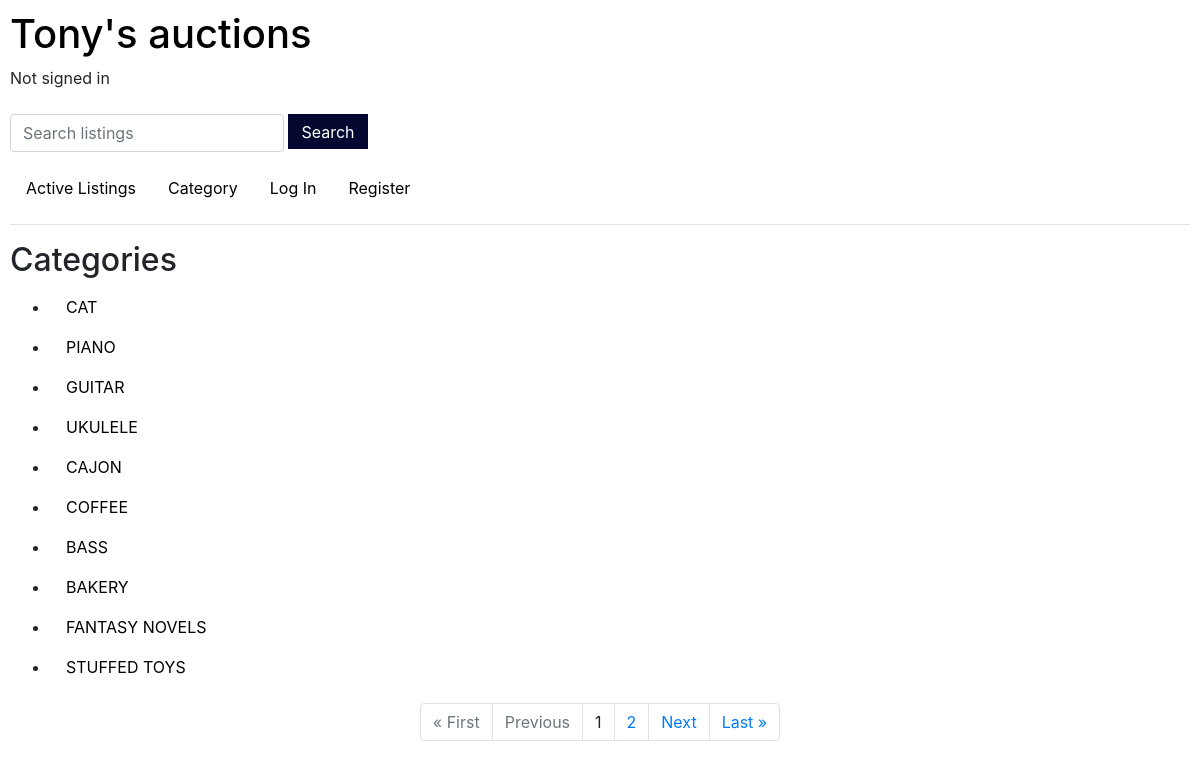
The page /category on the database its author committed.
### auctions/models.py (models this page shows, shortened)
class Listings(models.Model):
    title = models.CharField(max_length=255, primary_key=True) # listing title
    description = models.CharField(max_length=2048) # listing description and details
    category = models.CharField(max_length=64, default="") # listing category
    picture = models.CharField(max_length=2048) # listing picture to be retrieved from url
    bid = models.DecimalField(max_digits=19, decimal_places=2) # starting bid
    time = models.DateTimeField(auto_now=True) # time of listing
    watchlist = models.ManyToManyField(User, blank=True, related_name="watchlist")
    user = models.ForeignKey(User, on_delete=models.CASCADE, related_name="users_listings") # user who lists
    active = models.BooleanField(default=True) # active/passive listings

### auctions/views.py (the view)
# urls.py: path("category", views.category, name="category"), # show a list of categories
def category(request):
    category = list(dict.fromkeys(Listings.objects.exclude(
        active=False).values_list('category', flat=True)))
    paginator = Paginator(category, 10)
    page_number = request.GET.get('page')
    page_obj = paginator.get_page(page_number)
    if request.user.is_authenticated:
        return render(request, "auctions/category.html", {
            "categories": page_obj,
            "watchlist_count": request.user.watchlist.count(),
            "bidding_count": Listings.objects.filter(title__in=Bids.objects.filter(user=request.user).values_list('listing', flat=True)).count(),
            "listing_count": request.user.users_listings.count()
        })
    else:
        return render(request, "auctions/category.html", {
            "categories": page_obj
        })

### auctions/templates/auctions/category.html (shortened to what this page needs)
{% extends "auctions/layout.html" %}
{% block body %}
    <h2>Categories</h2>
    <ul>
    {% for category in categories.object_list %}
        <li><a class="nav-link" href="{% url 'get_category' category %}">{{category}}</a></li>
    {% endfor %}
    </ul>
    <div class="container">
        <ul class="pagination justify-content-center">
            {% if categories.has_previous %}
                <li class="page-item"><a href="?page=1" class="page-link">&laquo; First</a></li>
                <li class="page-item"><a href="?page={{ categories.previous_page_number }}" class="page-link">Previous</a></li>
            {% else %}
            <li class="page-item disabled"><a class="page-link">&laquo; First</a></li>
            <li class="page-item disabled"><a class="page-link">Previous</a></li>
            {% endif %}
            {% if categories.number %}
                <li class="page-item"><a class="page-link">{{ categories.number }}</a></li>
                {% if categories.has_next %}
                    <li class="page-item"><a href="?page={{ categories.next_page_number }}" class="page-link">{{ categories.next_page_number }}</a></li>
                {% endif %}
            {% else %}
            <li class="page-item"><a class="page-link">0</a></li>
            {% endif %}
            {% if categories.has_next %}
            <li class="page-item"><a href="?page={{ categories.next_page_number }}" class="page-link">Next</a></li>
            <li class="page-item"><a href="?page={{ categories.paginator.num_pages }}" class="page-link">Last &raquo;</a></li>
            {% else %}
            <li class="page-item disabled"><a class="page-link">Next</a></li>
            <li class="page-item disabled"><a class="page-link">Last &raquo;</a></li>
            {% endif %}
        </ul>
    </div>
{% endblock %}

### auctions/templates/auctions/layout.html (shortened to what this page needs)
{% load static %}
<!DOCTYPE html>
<html lang="en">
    <head>
        <link rel="stylesheet" href="https://stackpath.bootstrapcdn.com/bootstrap/4.4.1/css/bootstrap.min.css">
        <link href="{% static 'auctions/styles.css' %}" rel="stylesheet">
    </head>
    <body>
        <a class="logo" href="{% url 'index' %}"><h1>Tony's auctions</h1></a>
        <div class="signed_in_as">
            {% if user.is_authenticated %}
                Signed in as <a class="logo" href="{% url 'my_listings' %}"><strong>{{ user.username.capitalize }}</strong></a>
            {% else %}
                Not signed in
            {% endif %}
        </div>
            <form action="{% url 'search' %}" method="POST">
                <ul class="nav">
                    <li>
                        <div class="form-group">
                            <input class="form-control" type="text" name="q" placeholder="Search listings">
                        </div>
                    </li>
                    <li>
                        <input type="submit" class="search_button" value="Search">
                    </li>
                </ul>
            </form>
        <ul class="nav">
            <li class="nav-item">
                <a class="nav-link" href="{% url 'index' %}">Active Listings</a>
            </li>
            {% if user.is_authenticated %}
                <li class="nav-item">
                    <a class="nav-link" href="{% url 'category' %}">Category</a>
                </li>
                <li class="nav-item">
                    <a class="nav-link" href="{% url 'watchlist' user.username %}">Watchlist ({{watchlist_count}})</a>
                </li>
                <li class="nav-item">
                    <a class="nav-link" href="{% url 'bid_list' %}">My Biddings ({{bidding_count}})</a>
                </li>
                <li class="nav-item">
                    <a class="nav-link" href="{% url 'create' %}">Create Listings</a>
                </li>
                <li class="nav-item">
                    <a class="nav-link" href="{% url 'my_listings' %}">My Listings ({{listing_count}})</a>
                </li>
                <li class="nav-item">
                    <a class="nav-link" href="{% url 'logout' %}">Log Out</a>
                </li>
                <li class="nav-item">
                    <a class="nav-link" href="{% url 'change_password' %}">Change Password</a>
                </li>
            {% else %}
                <li class="nav-item">
                    <a class="nav-link" href="{% url 'category' %}">Category</a>
                </li>
                <li class="nav-item">
                    <a class="nav-link" href="{% url 'login' %}">Log In</a>
                </li>
                <li class="nav-item">
                    <a class="nav-link" href="{% url 'register' %}">Register</a>
                </li>
            {% endif %}
        </ul>
        <hr>
        {% block body %}
        {% endblock %}
    </body>
</html>

### auctions/static/auctions/styles.css (style rules this page uses)
body { padding: 10px; }
.logo { color: initial; display: inline-block; }
.signed_in_as { margin-bottom: 2%; }
.nav-link { color: black; display: inline-block; }
.search_button { margin-bottom: 1%; margin-top: 1%; margin-left: 5%; width: 80px; height: 35px; color: white; text-align: center; border: solid; border-color: rgb(4, 8, 48); background-color: rgb(4, 8, 48); }

### rows shown on the page
Listings: category "CAT"
Listings: category "PIANO"
Listings: category "GUITAR"
Listings: category "UKULELE"
Listings: category "CAJON"
Listings: category "BASS"
Listings: category "FANTASY NOVELS"
Listings: category "STUFFED TOYS"

### other values the page prints
{{ category }} "COFFEE" "BAKERY"
{{ categories.number }} "1"
{{ categories.next_page_number }} "2"
